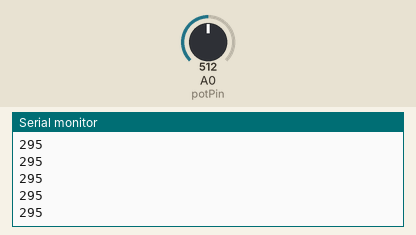
Simulated run of this sketch. Board: Arduino Uno, built with avr-gcc and run on an emulated ATmega328P. Shown: the last lines printed to the serial monitor. The inputs (shaded band) are chosen by the test bench; at power-on: A0 (potPin) = 512.

Above: at 1.2 s.
1.3 s: A0 (potPin) set to 716
At 1.32 s:
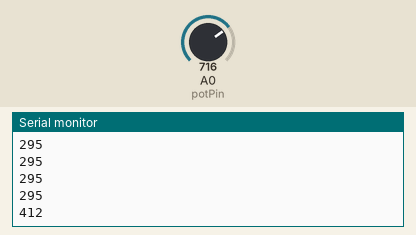
2.8 s: A0 (potPin) set to 900
At 2.83 s:
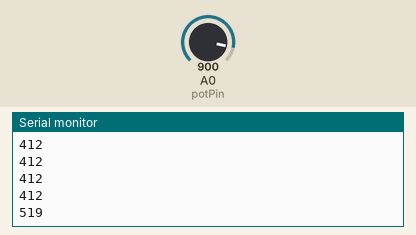
Timing chart, 0 to 5.8 s (numbered marks = the images above; inputs shaded):
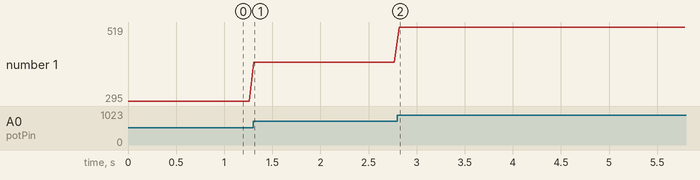

Measured:
- after the input at 1.3 s, the serial monitor: prints a new line at once (image 1)
- after the input at 2.8 s, the serial monitor: prints a new line at once (image 2)
- plotted number 1: 295 → 412 after the input at 1.3 s, 412 → 519 after the input at 2.8 s

The sketch:

sketch_dec02a.ino
```cpp
int potPin = 0;

void setup() {
  Serial.begin(9600);
}

void loop() {
  int val = map (analogRead(potPin),0,1023,0,590);
  Serial.println(val);
  delay(50);
}
```
